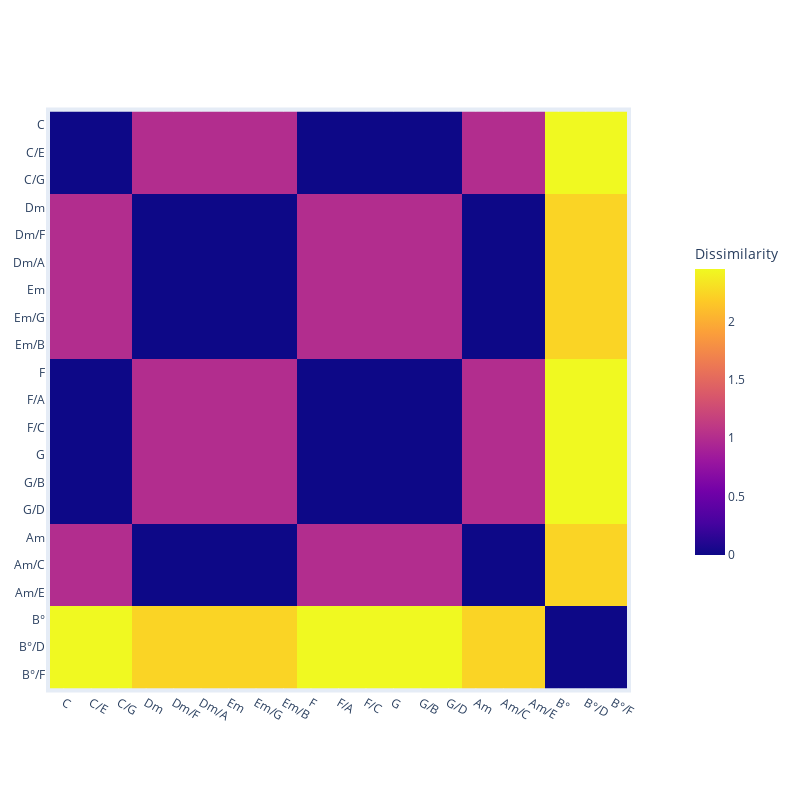

Write notebook code for a chart like this one.
### Markdown cell above
# Acordes transpuestos a cero: estructura e intervalos clasicos

### Code cell
vector_encoding = [
    results_structure[chord_id]['feature_vector'] + results_intervals_theory[chord_id]['feature_vector']
    for chord_id in results_intervals_theory.keys()
]


# Realiza MDS en los datos
vector_encoding_mds,matrix = perform_mds(vector_encoding)
cg.plot_chords_with_selection(vector_encoding_mds,matrix, chord_ids, datos,True )

print(vector_encoding)

### Figure 1 — Plotly figure (JSON) as saved in the notebook; plotly's stock layout.template omitted (floating-point values rounded to 4 significant figures; data arrays with more than 128 entries replaced by an {"elided": "..."} marker saying what was removed)
{"data": [{"coloraxis": "coloraxis", "hovertemplate": "x: %{x}<br>y: %{y}<br>Dissimilarity: %{z}<extra></extra>", "name": "0", "type": "heatmap", "x": ["C", "C/E", "C/G", "Dm", "Dm/F", "Dm/A", "Em", "Em/G", "Em/B", "F", "F/A", "F/C", "G", "G/B", "G/D", "Am", "Am/C", "Am/E", "B°", "B°/D", "B°/F"], "xaxis": "x", "y": ["C", "C/E", "C/G", "Dm", "Dm/F", "Dm/A", "Em", "Em/G", "Em/B", "F", "F/A", "F/C", "G", "G/B", "G/D", "Am", "Am/C", "Am/E", "B°", "B°/D", "B°/F"], "yaxis": "y", "z": {"elided": "21x21 float values"}}], "layout": {"autosize": false, "coloraxis": {"colorbar": {"len": 0.55, "title": {"text": "Dissimilarity"}, "x": 1.1}, "colorscale": [[0, "#0d0887"], [0.1111, "#46039f"], [0.2222, "#7201a8"], [0.3333, "#9c179e"], [0.4444, "#bd3786"], [0.5556, "#d8576b"], [0.6667, "#ed7953"], [0.7778, "#fb9f3a"], [0.8889, "#fdca26"], [1, "#f0f921"]]}, "height": 800, "margin": {"b": 100, "l": 50, "pad": 4, "r": 50, "t": 100}, "width": 800, "xaxis": {"anchor": "y", "constrain": "domain", "domain": [0, 1], "scaleanchor": "y"}, "yaxis": {"anchor": "x", "autorange": "reversed", "constrain": "domain", "domain": [0, 1]}}}
